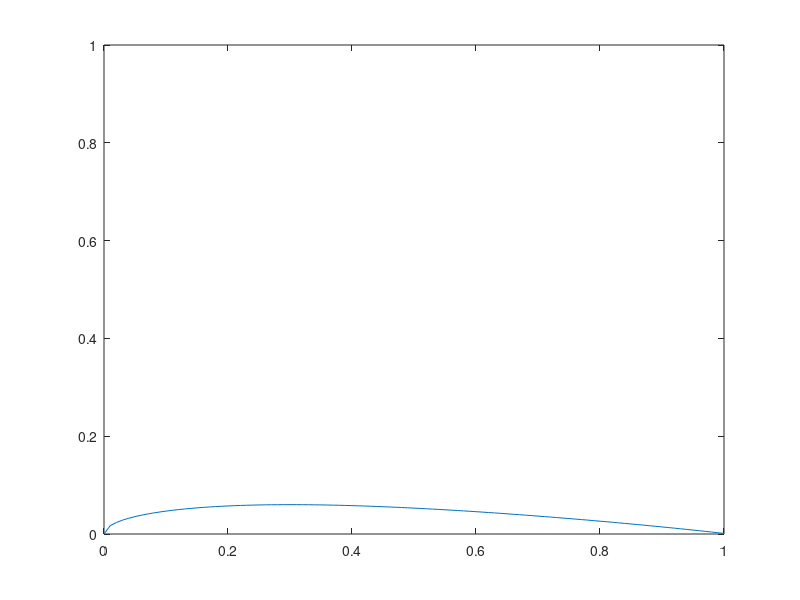

Here is the MATLAB script that generated this plot:
clear all;
close all;

c = 1.0;
t = 12/100;
x = 0:0.01:1;

a0 = 0.2969;
a1 = -0.1260;
a2 = -0.3516;
a3 = 0.2843;
a4 = -0.1015;

yt = (12/100)/0.2 * ( a0*power( x, 0.5 ) + a1*x + a2*power( x, 2 ) + ...
    a3*power( x, 3 ) + a4*power( x, 4 ));

plot( x, yt )

axis( [0, 1, 0, 1] );

%%

R_LE = 1.1019 * power( t, 2 );

cp = 1.007; % luft, 25C
eta = 18.48e-6; % dynamisch viskosit?t [kg m?-1 s^-1]
lambda = 26.06e-3; % thermal conductivity [W K^-1 m^-1]
ypsilon = 15.82e-6; % kinematic viscosity [m^2 s?-1]
w = 66.8;
l = R_LE * 2;

% Pr = cp * eta / lambda;
Pr = 0.7141
Re = w * l / ypsilon;

% For cylinder with laminar flow
Nu = 1.14 * power( Pr, 0.4 ) * power( Re, 0.5 );

Fr = Nu / power( Re, 0.5 )

